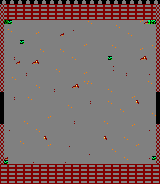

Rendered tile map (Tiled .tmx) drawn with the repository's tilesets; below, a short description and the full map source, tile grids included:
An orthogonal 40x46 tile map with 4x4 px tiles, 1 tile layer (Capa de Patrones 1).

<map version="1.0" tiledversion="1.0.3" orientation="orthogonal" renderorder="right-down" width="40" height="46" tilewidth="4" tileheight="4" nextobjectid="1">
 <tileset firstgid="1" source="tiles.tsx" />
 <layer name="Capa de Patrones 1" width="40" height="46">
  <data encoding="csv">
56,57,56,57,56,57,56,57,56,57,56,57,56,57,56,57,56,57,56,57,56,57,56,57,56,57,56,57,56,57,56,57,56,57,56,57,56,57,56,57,
42,55,54,55,54,55,54,55,54,55,54,55,54,55,54,55,54,55,54,55,54,55,54,55,54,55,54,55,54,55,54,55,54,55,54,55,54,55,54,42,
42,55,54,55,54,55,54,55,54,55,54,55,54,55,54,55,54,55,54,55,54,55,54,55,54,55,54,55,54,55,54,55,54,55,54,55,54,55,54,42,
42,55,54,55,54,55,54,55,54,55,54,55,54,55,54,55,54,55,54,55,54,55,54,55,54,55,54,55,54,55,54,55,54,55,54,55,54,55,54,42,
42,55,54,55,54,55,54,55,54,55,54,55,54,55,54,55,54,55,54,55,54,55,54,55,54,55,54,55,54,55,54,55,54,55,54,55,54,55,54,42,
42,47,18,99,100,101,99,100,101,99,100,101,99,100,101,99,100,101,99,100,101,99,88,101,99,100,84,85,86,84,85,86,84,85,86,89,51,1,2,42,
42,70,71,69,70,71,69,70,71,69,70,71,69,70,71,69,70,71,69,70,71,69,70,71,69,70,99,100,101,88,100,101,99,100,101,99,100,101,99,42,
42,85,88,84,85,86,84,85,86,84,85,86,84,85,86,84,85,86,102,85,86,84,85,86,84,85,69,70,71,69,70,71,69,70,71,69,70,71,69,42,
42,100,101,99,100,101,99,100,101,89,100,101,99,100,101,51,100,101,99,100,101,99,100,101,99,100,84,85,86,84,85,86,88,85,86,84,85,86,84,42,
42,70,71,69,70,71,69,70,71,69,70,71,69,70,71,69,70,71,69,70,71,69,70,71,69,70,99,100,101,99,100,101,99,100,101,99,100,101,99,42,
42,85,86,84,85,18,84,85,86,84,85,86,69,70,71,69,70,71,69,70,71,69,70,71,69,85,69,70,71,69,70,71,69,70,71,69,70,71,69,42,
42,100,101,99,100,101,99,100,101,99,100,101,84,85,86,84,85,86,84,85,86,89,85,86,84,100,84,85,88,84,85,86,84,85,86,84,85,86,88,42,
42,70,71,69,70,71,69,70,71,69,88,71,99,100,101,88,100,101,99,100,101,99,100,101,99,70,99,100,101,99,100,101,99,100,101,89,100,101,99,42,
42,85,86,84,85,86,84,85,86,84,85,86,69,70,71,69,70,71,69,70,71,69,70,71,69,85,69,70,71,69,70,71,69,70,71,69,70,71,69,42,
42,100,101,87,100,101,99,100,101,99,100,101,84,85,86,84,85,86,88,85,86,84,85,86,84,100,84,18,86,84,85,86,84,85,86,51,52,86,84,42,
42,70,71,69,51,71,69,70,51,52,70,71,99,100,101,99,100,101,99,100,101,99,100,101,99,70,71,69,70,71,69,70,71,69,70,71,69,70,71,42,
42,85,86,84,85,86,84,85,86,84,85,86,69,70,71,69,70,71,69,70,71,69,70,71,69,85,86,84,102,86,84,85,86,84,85,86,84,85,86,42,
42,100,101,99,100,101,99,100,101,99,100,101,84,85,88,84,85,86,84,85,86,84,85,86,84,100,101,99,102,101,99,100,101,99,100,101,99,100,101,42,
42,70,71,69,70,71,87,70,71,69,70,71,99,100,101,99,100,101,99,100,101,89,100,101,99,70,71,69,70,71,69,87,71,69,70,71,69,102,71,42,
42,85,86,88,85,86,84,85,86,84,85,86,69,70,71,69,70,71,69,70,71,69,70,71,69,85,86,84,85,86,84,85,86,84,85,86,84,85,86,42,
42,100,101,99,100,101,99,100,101,99,100,101,84,85,86,84,85,86,84,85,86,88,88,86,84,100,101,99,100,101,99,100,101,99,100,101,99,88,101,42,
42,70,71,69,70,71,69,70,71,88,70,71,69,70,71,69,70,71,51,52,71,69,70,71,69,70,71,69,70,71,69,70,71,69,70,71,69,70,71,42,
42,85,86,84,85,86,84,85,86,84,85,86,84,87,86,84,85,86,84,85,86,84,85,86,84,85,86,88,85,86,84,85,86,84,85,86,84,85,86,42,
180,100,101,99,100,101,99,100,101,99,100,101,99,100,101,99,100,101,99,100,101,99,100,101,69,70,71,69,70,71,69,70,71,69,70,71,69,100,101,180,
180,70,71,87,70,71,69,88,71,69,70,71,69,70,71,69,70,71,69,70,71,69,70,71,84,85,86,84,85,86,84,85,86,89,85,86,84,70,71,180,
180,85,86,84,85,86,84,85,86,84,85,86,84,85,86,84,85,86,84,85,86,84,87,86,99,100,101,88,100,101,99,100,101,99,52,101,99,85,86,180,
180,100,101,99,100,101,99,100,101,99,100,101,99,100,101,99,100,88,99,100,101,99,100,101,69,70,71,69,70,71,69,70,71,69,70,71,69,100,101,180,
180,70,71,69,70,71,69,70,71,69,70,71,69,70,71,69,70,71,69,70,71,69,70,71,84,85,86,84,85,86,88,85,86,84,85,86,84,70,71,180,
180,85,86,69,70,71,69,70,71,69,70,71,69,70,71,69,85,86,84,85,86,84,85,86,99,100,101,99,100,101,99,100,101,99,100,101,99,85,88,180,
180,100,101,84,85,86,84,85,86,84,85,86,89,85,86,84,100,101,99,100,101,99,100,101,69,70,71,69,70,71,69,70,71,69,70,71,69,100,101,180,
180,70,71,99,100,101,88,100,101,99,100,101,99,100,101,99,70,71,87,70,71,69,70,71,84,85,88,84,85,86,84,85,86,84,85,86,84,70,71,180,
42,85,86,69,70,71,69,70,71,69,70,71,69,70,71,69,85,86,84,85,86,84,85,86,99,100,101,99,100,101,99,100,101,89,100,101,99,85,86,42,
42,100,102,84,85,86,84,85,86,88,85,86,84,85,86,84,100,101,99,100,101,99,100,101,69,70,71,69,70,71,69,70,71,69,70,71,69,102,101,42,
42,70,71,99,100,101,99,100,101,99,100,101,99,100,101,99,70,71,69,70,71,69,70,71,84,85,86,84,85,86,84,85,86,84,85,86,84,70,71,42,
42,85,86,69,70,71,69,70,71,69,70,52,69,70,71,69,85,86,84,85,86,84,85,86,84,85,52,84,85,86,84,88,86,84,85,86,84,85,86,42,
42,100,101,84,85,88,84,85,86,84,85,86,84,85,86,84,100,101,99,100,101,99,100,101,99,69,70,71,69,70,71,69,70,71,69,70,71,69,101,42,
42,70,71,99,100,101,99,100,101,99,100,101,89,100,101,99,70,102,69,70,71,69,70,71,69,84,85,86,84,85,86,84,85,86,89,85,86,84,71,42,
42,85,86,69,70,71,69,70,71,69,70,71,69,70,71,69,85,86,84,85,86,84,85,86,84,99,100,101,88,100,101,99,100,101,99,100,101,99,86,42,
42,100,101,84,85,86,84,85,86,84,85,86,84,85,86,84,100,101,99,100,101,99,102,101,99,69,70,71,69,70,71,69,70,71,69,70,71,69,101,42,
42,51,71,69,70,71,69,70,71,69,70,71,69,70,71,69,70,71,69,70,71,69,70,71,69,84,85,86,84,85,86,88,85,86,84,85,86,102,18,42,
42,18,86,84,85,86,84,85,102,84,85,86,84,85,86,84,102,86,84,85,86,84,85,86,84,99,100,101,99,100,101,99,100,101,99,100,101,99,86,42,
54,55,54,55,54,55,54,55,54,55,54,55,54,55,54,55,54,55,54,55,54,55,54,55,54,55,54,55,54,55,54,55,54,55,54,55,54,55,54,55,
54,55,54,55,54,55,54,55,54,55,54,55,54,55,54,55,54,55,54,55,54,55,54,55,54,55,54,55,54,55,54,55,54,55,54,55,54,55,54,55,
54,55,54,55,54,55,54,55,54,55,54,55,54,55,54,55,54,55,54,55,54,55,54,55,54,55,54,55,54,55,54,55,54,55,54,55,54,55,54,55,
54,55,54,55,54,55,54,55,54,55,54,55,54,55,54,55,54,55,54,55,54,55,54,55,54,55,54,55,54,55,54,55,54,55,54,55,54,55,54,55,
54,55,54,55,54,55,54,55,54,55,54,55,54,55,54,55,54,55,54,55,54,55,54,55,54,55,54,55,54,55,54,55,54,55,54,55,54,55,54,55
</data>
 </layer>
</map>